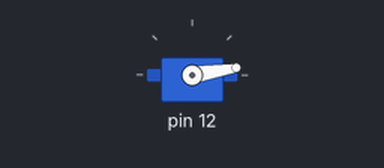
Bench run of a program on a simulated Raspberry Pi (header pin numbers). Parts: servo. Servo angles are drawn from the pulse width (0.5 ms = 0°, 2.5 ms = 180°).

Above: at 0.55 s.
At 1.75 s:
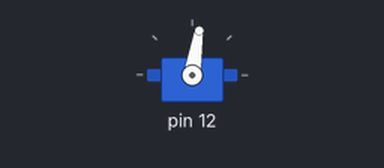
At 3.0 s:
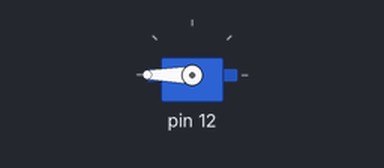
At 5.5 s:
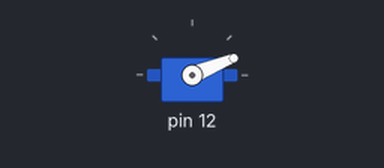
Timing chart, 0 to 7.8 s (numbered marks = the images above):
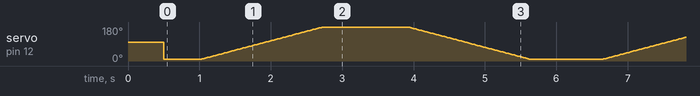

The program:

main.py
```python
from servo import soft_pwm_servo

DUTY_OFFSET = 0.5 # pulse offset for error
SERVO_DUTY_MIN = 2.5 + DUTY_OFFSET
SERVO_DUTY_MAX = 12.5 + DUTY_OFFSET
INIT_ANGLE = 90
INIT_PWM_FREQ = 50 # hz


SERVO_PIN_1 = 12 # gpio18

if __name__ == "__main__":
    servo = soft_pwm_servo(SERVO_PIN_1, INIT_ANGLE, INIT_PWM_FREQ,
                           SERVO_DUTY_MIN, SERVO_DUTY_MAX)

    servo.setup()

    try:
        while (True):
            servo.sweep(0,180)
    except KeyboardInterrupt:
       servo.cleanup_pwm()
       servo.cleanup_gpio_interface()
```

servo.py
```python
import RPi.GPIO as gpio
import time

class soft_pwm_servo:
    PWM_INIT_DUTY_CYCLE = 0
    SERVO_ANGLE_MIN = 0
    SERVO_ANGLE_MAX = 180
    HUNDRETH_SEC = 0.01
    HALF_SEC = 0.5

    def __init__(self, pin, angle, freq, duty_min, duty_max):
        self.DUTY_MIN = duty_min
        self.DUTY_MAX = duty_max
        self.FREQ =  freq # in hz
        self.pin = pin
        self.angle = angle
        self.servo = 0 # will be a gpio.PWM object

    def setup(self):
        gpio.setmode(gpio.BOARD) # physical GPIO numbering
        gpio.setup(self.pin, gpio.OUT)
        gpio.output(self.pin, gpio.LOW)

        self.servo = gpio.PWM(self.pin, self.FREQ)
        self.servo.start(self.PWM_INIT_DUTY_CYCLE)

        #set default angle
        self.angle = self.check_angle(self.angle)
        self.set_angle(self.angle)
        time.sleep(self.HALF_SEC)

    def map(self, value, inlow, inhigh, tolow, tohigh):
        return (tohigh-tolow)*(value-inlow) / (inhigh-inlow) + tolow

    def set_angle(self, angle):
        self.angle = self.check_angle(angle)
        dc = self.map(self.angle, self.SERVO_ANGLE_MIN,
                      self.SERVO_ANGLE_MAX, self.DUTY_MIN,
                      self.DUTY_MAX)
        self.servo.ChangeDutyCycle(dc)

    def check_angle(self, angle):
        if (angle < self.SERVO_ANGLE_MIN):
            return self.SERVO_ANGLE_MIN
        elif (angle > self.SERVO_ANGLE_MAX):
            return self.SERVO_ANGLE_MAX

        return angle

    def sweep(self, start, finish):
        start = self.check_angle(start)
        finish = self.check_angle(finish)

        if (start < finish):
            self.sweep_up(start, finish)
            time.sleep(self.HALF_SEC)
            self.sweep_down(finish, start)
            time.sleep(self.HALF_SEC) # TODO: may remove after testing
        else:
            self.sweep_down(start, finish)
            time.sleep(self.HALF_SEC)
            self.sweep_up(finish, start)
            time.sleep(self.HALF_SEC) # TODO: may remove after testing

    def sweep_down(self, start, finish):
        start = self.check_angle(start)
        finish = self.check_angle(finish)

        if (start < finish):
            print("error: invalid start or finish sweeping down")
            return

        self.set_angle(start) # init the servo
        time.sleep(self.HALF_SEC)

        for ang in range(start, finish-1, -1):
            self.set_angle(ang)
            time.sleep(self.HUNDRETH_SEC)

    def sweep_up(self, start, finish):
        start = self.check_angle(start)
        finish = self.check_angle(finish)

        if (start > finish):
            print("error: invalid start of finish sweeping up")
            return

        self.set_angle(start) # init the servo
        time.sleep(self.HALF_SEC)

        for ang in range(start, finish+1, 1):
            self.set_angle(ang)
            time.sleep(self.HUNDRETH_SEC)

    def cleanup_pwm(self):
        self.servo.stop()

    def cleanup_gpio_interface(self):
        gpio.cleanup() # not sure if i want to call this if having multiple servos
```
